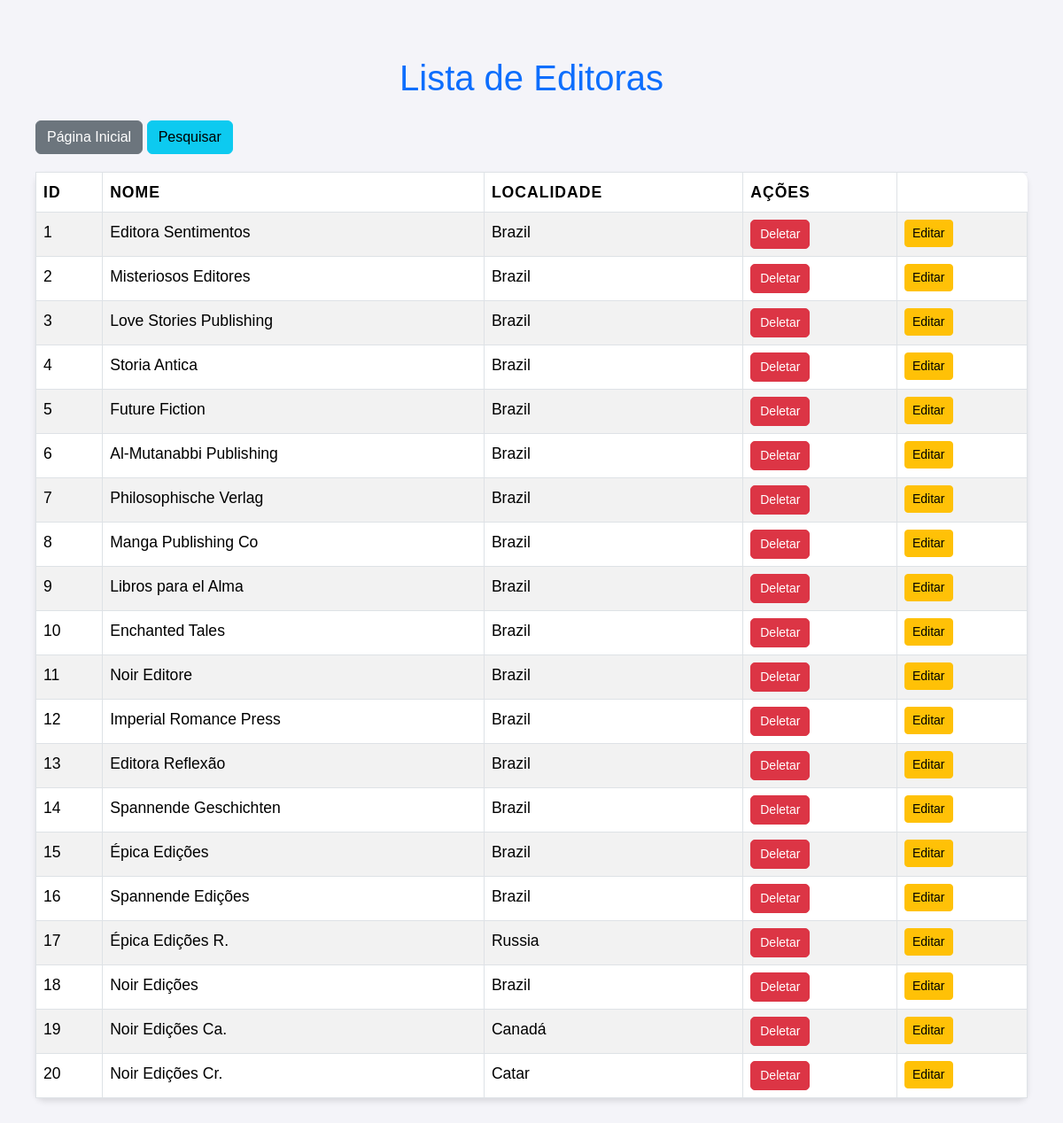
The app's page /editorasql.php (signed in), older data.
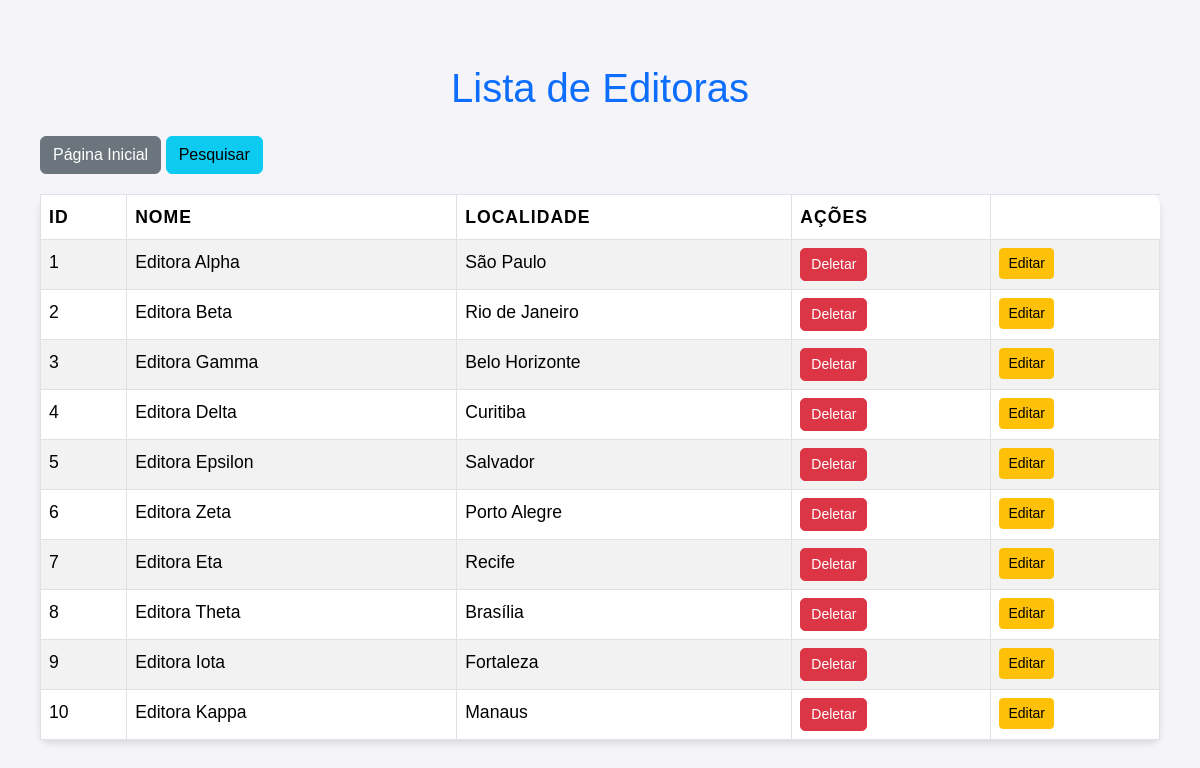
The same page, newer data.
### tables this page shows
CREATE TABLE IF NOT EXISTS `editora` (
  `ideditora` INT NOT NULL AUTO_INCREMENT,
  `nome` VARCHAR(100) NOT NULL,
  `localidade` VARCHAR(150) NOT NULL,
  PRIMARY KEY (`ideditora`),
  UNIQUE INDEX `ideditora_UNIQUE` (`ideditora` ASC) VISIBLE);

### public/editorasql.php (the view, shortened to what this page needs)
<!DOCTYPE html>
<html lang="pt-br">
<head>
    <link href="https://cdn.jsdelivr.net/npm/bootstrap@5.3.3/dist/css/bootstrap.min.css" rel="stylesheet">
    <link rel="stylesheet" href="./css/estilo.css">
</head>
<body>
    <div class="container">
        <h1 class="text-center text-primary my-4">Lista de Editoras</h1>
        <div class="mb-3">
            <a href="home.php" class="btn btn-secondary">Página Inicial</a>
            <a href="../controle/pesquisareditora.php" class="btn btn-info">Pesquisar</a>
        </div>
        <table class="table table-bordered table-striped table-hover">
            <thead class="thead-dark">
                <tr>
                    <th>ID</th>
                    <th>Nome</th>
                    <th>Localidade</th>
                    <th>Ações</th>
                </tr>
            </thead>
            <tbody>
                <?php
                require_once "../controle/conexao.php";
                $campo = 'ideditora';
                $tabela = 'editora';
                $loc = 'editorasql.php';
                $sql = "SELECT * FROM editora";
                $resultados = mysqli_query($conexao, $sql);
                while ($linha = mysqli_fetch_array($resultados)) {
                    $id = $linha['ideditora'];
                    $nome = $linha['nome'];
                    $localidade = $linha['localidade'];
                    echo "<tr>";
                    echo "<td>{$id}</td>";
                    echo "<td>{$nome}</td>";
                    echo "<td>{$localidade}</td>";
                    echo "<td>
                            <a href='../controle/deletar.php?id={$id}&campo={$campo}&tabela={$tabela}&loc={$loc}' class='btn btn-danger btn-sm'>Deletar</a>
                        </td>";
                    echo "<td>
                            <a href='editoras.php?id={$linha['ideditora']}' class='btn btn-warning btn-sm'>Editar</a>
                        </td>";
                    echo "</tr>";
                }
                ?>
            </tbody>
        </table>
    </div>
</body>
</html>

Row changes from the older to the newer data that the page shows:
removed editora: ideditora "11", nome "Noir Editore", localidade "Brazil"
removed editora: ideditora "12", nome "Imperial Romance Press", localidade "Brazil"
removed editora: ideditora "13", nome "Editora Reflexão", localidade "Brazil"
removed editora: ideditora "14", nome "Spannende Geschichten", localidade "Brazil"
removed editora: ideditora "15", nome "Épica Edições", localidade "Brazil"
removed editora: ideditora "16", nome "Spannende Edições", localidade "Brazil"
removed editora: ideditora "17", nome "Épica Edições R.", localidade "Russia"
removed editora: ideditora "18", nome "Noir Edições", localidade "Brazil"
removed editora: ideditora "19", nome "Noir Edições Ca.", localidade "Canadá"
removed editora: ideditora "20", nome "Noir Edições Cr.", localidade "Catar"
changed editora id 1: nome "Editora Sentimentos" → "Editora Alpha"; localidade "Brazil" → "São Paulo"
changed editora id 2: nome "Misteriosos Editores" → "Editora Beta"; localidade "Brazil" → "Rio de Janeiro"
changed editora id 3: nome "Love Stories Publishing" → "Editora Gamma"; localidade "Brazil" → "Belo Horizonte"
changed editora id 4: nome "Storia Antica" → "Editora Delta"; localidade "Brazil" → "Curitiba"
changed editora id 5: nome "Future Fiction" → "Editora Epsilon"; localidade "Brazil" → "Salvador"
changed editora id 6: nome "Al-Mutanabbi Publishing" → "Editora Zeta"; localidade "Brazil" → "Porto Alegre"
changed editora id 7: nome "Philosophische Verlag" → "Editora Eta"; localidade "Brazil" → "Recife"
changed editora id 8: nome "Manga Publishing Co" → "Editora Theta"; localidade "Brazil" → "Brasília"
changed editora id 9: nome "Libros para el Alma" → "Editora Iota"; localidade "Brazil" → "Fortaleza"
changed editora id 10: nome "Enchanted Tales" → "Editora Kappa"; localidade "Brazil" → "Manaus"
